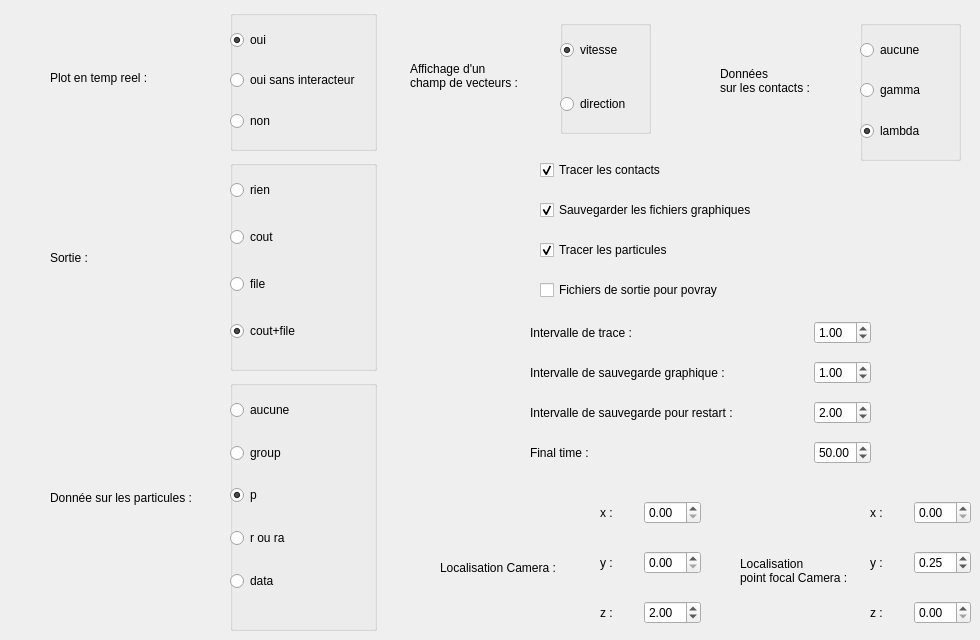
         <widget class="QWidget" name="tab_3">
          <attribute name="title">
           <string>Visualisation</string>
          </attribute>
          <widget class="QLabel" name="label_120">
           <property name="geometry">
            <rect>
             <x>50</x>
             <y>70</y>
             <width>111</width>
             <height>16</height>
            </rect>
           </property>
           <property name="text">
            <string>Plot en temp reel :</string>
           </property>
          </widget>
          <widget class="QGroupBox" name="groupBox_2">
           <property name="geometry">
            <rect>
             <x>230</x>
             <y>10</y>
             <width>147</width>
             <height>141</height>
            </rect>
           </property>
           <property name="title">
            <string/>
           </property>
           <widget class="QWidget" name="layoutWidget_10">
            <property name="geometry">
             <rect>
              <x>0</x>
              <y>20</y>
              <width>147</width>
              <height>101</height>
             </rect>
            </property>
            <layout class="QVBoxLayout" name="verticalLayout_21">
             <item>
              <widget class="QRadioButton" name="VisuPTROui">
               <property name="text">
                <string>oui</string>
               </property>
               <property name="checked">
                <bool>true</bool>
               </property>
              </widget>
             </item>
             <item>
              <spacer name="verticalSpacer_102">
               <property name="orientation">
                <enum>Qt::Vertical</enum>
               </property>
               <property name="sizeHint" stdset="0">
                <size>
                 <width>20</width>
                 <height>40</height>
                </size>
               </property>
              </spacer>
             </item>
             <item>
              <widget class="QRadioButton" name="VisuPTROuiSansInt">
               <property name="text">
                <string>oui sans interacteur</string>
               </property>
              </widget>
             </item>
             <item>
              <spacer name="verticalSpacer_24">
               <property name="orientation">
                <enum>Qt::Vertical</enum>
               </property>
               <property name="sizeHint" stdset="0">
                <size>
                 <width>20</width>
                 <height>40</height>
                </size>
               </property>
              </spacer>
             </item>
             <item>
              <widget class="QRadioButton" name="VisuPTRNon">
               <property name="text">
                <string>non</string>
               </property>
               <property name="checked">
                <bool>false</bool>
               </property>
              </widget>
             </item>
            </layout>
           </widget>
          </widget>
          <widget class="QCheckBox" name="VIsuTP">
           <property name="geometry">
            <rect>
             <x>540</x>
             <y>240</y>
             <width>161</width>
             <height>20</height>
            </rect>
           </property>
           <property name="text">
            <string>Tracer les particules</string>
           </property>
           <property name="checked">
            <bool>true</bool>
           </property>
          </widget>
          <widget class="QCheckBox" name="VisuTC">
           <property name="geometry">
            <rect>
             <x>540</x>
             <y>160</y>
             <width>161</width>
             <height>20</height>
            </rect>
           </property>
           <property name="text">
            <string>Tracer les contacts</string>
           </property>
           <property name="checked">
            <bool>true</bool>
           </property>
          </widget>
          <widget class="QLabel" name="label_124">
           <property name="geometry">
            <rect>
             <x>50</x>
             <y>250</y>
             <width>111</width>
             <height>16</height>
            </rect>
           </property>
           <property name="text">
            <string>Sortie :</string>
           </property>
          </widget>
          <widget class="QGroupBox" name="groupBox_3">
           <property name="geometry">
            <rect>
             <x>230</x>
             <y>160</y>
             <width>147</width>
             <height>211</height>
            </rect>
           </property>
           <property name="title">
            <string/>
           </property>
           <widget class="QWidget" name="layoutWidget_18">
            <property name="geometry">
             <rect>
              <x>0</x>
              <y>20</y>
              <width>147</width>
              <height>161</height>
             </rect>
            </property>
            <layout class="QVBoxLayout" name="verticalLayout_22">
             <item>
              <widget class="QRadioButton" name="VisuSortieRien">
               <property name="text">
                <string>rien</string>
               </property>
               <property name="checked">
                <bool>false</bool>
               </property>
              </widget>
             </item>
             <item>
              <spacer name="verticalSpacer_103">
               <property name="orientation">
                <enum>Qt::Vertical</enum>
               </property>
               <property name="sizeHint" stdset="0">
                <size>
                 <width>20</width>
                 <height>40</height>
                </size>
               </property>
              </spacer>
             </item>
             <item>
              <widget class="QRadioButton" name="VisuSortieCout">
               <property name="text">
                <string>cout</string>
               </property>
              </widget>
             </item>
             <item>
              <spacer name="verticalSpacer_26">
               <property name="orientation">
                <enum>Qt::Vertical</enum>
               </property>
               <property name="sizeHint" stdset="0">
                <size>
                 <width>20</width>
                 <height>40</height>
                </size>
               </property>
              </spacer>
             </item>
             <item>
              <widget class="QRadioButton" name="VisuSortieFile">
               <property name="text">
                <string>file</string>
               </property>
              </widget>
             </item>
             <item>
              <spacer name="verticalSpacer_27">
               <property name="orientation">
                <enum>Qt::Vertical</enum>
               </property>
               <property name="sizeHint" stdset="0">
                <size>
                 <width>20</width>
                 <height>40</height>
                </size>
               </property>
              </spacer>
             </item>
             <item>
              <widget class="QRadioButton" name="VisuSortieCoutfile">
               <property name="text">
                <string>cout+file</string>
               </property>
               <property name="checked">
                <bool>true</bool>
               </property>
              </widget>
             </item>
            </layout>
           </widget>
          </widget>
          <widget class="QLabel" name="label_125">
           <property name="geometry">
            <rect>
             <x>50</x>
             <y>490</y>
             <width>171</width>
             <height>16</height>
            </rect>
           </property>
           <property name="text">
            <string>Donnée sur les particules :</string>
           </property>
          </widget>
          <widget class="QGroupBox" name="groupBox_4">
           <property name="geometry">
            <rect>
             <x>230</x>
             <y>380</y>
             <width>147</width>
             <height>251</height>
            </rect>
           </property>
           <property name="title">
            <string/>
           </property>
           <widget class="QWidget" name="layoutWidget_21">
            <property name="geometry">
             <rect>
              <x>0</x>
              <y>20</y>
              <width>147</width>
              <height>191</height>
             </rect>
            </property>
            <layout class="QVBoxLayout" name="verticalLayout_25">
             <item>
              <widget class="QRadioButton" name="VisuDSPAucune">
               <property name="text">
                <string>aucune</string>
               </property>
               <property name="checked">
                <bool>false</bool>
               </property>
              </widget>
             </item>
             <item>
              <spacer name="verticalSpacer_106">
               <property name="orientation">
                <enum>Qt::Vertical</enum>
               </property>
               <property name="sizeHint" stdset="0">
                <size>
                 <width>20</width>
                 <height>40</height>
                </size>
               </property>
              </spacer>
             </item>
             <item>
              <widget class="QRadioButton" name="VisuDSPGroup">
               <property name="text">
                <string>group</string>
               </property>
              </widget>
             </item>
             <item>
              <spacer name="verticalSpacer_32">
               <property name="orientation">
                <enum>Qt::Vertical</enum>
               </property>
               <property name="sizeHint" stdset="0">
                <size>
                 <width>20</width>
                 <height>40</height>
                </size>
               </property>
              </spacer>
             </item>
             <item>
              <widget class="QRadioButton" name="VisuDSPP">
               <property name="text">
                <string>p</string>
               </property>
               <property name="checked">
                <bool>true</bool>
               </property>
              </widget>
             </item>
             <item>
              <spacer name="verticalSpacer_33">
               <property name="orientation">
                <enum>Qt::Vertical</enum>
               </property>
               <property name="sizeHint" stdset="0">
                <size>
                 <width>20</width>
                 <height>40</height>
                </size>
               </property>
              </spacer>
             </item>
             <item>
              <widget class="QRadioButton" name="VisuDSPRoura">
               <property name="text">
                <string>r ou ra</string>
               </property>
              </widget>
             </item>
             <item>
              <spacer name="verticalSpacer_34">
               <property name="orientation">
                <enum>Qt::Vertical</enum>
               </property>
               <property name="sizeHint" stdset="0">
                <size>
                 <width>20</width>
                 <height>40</height>
                </size>
               </property>
              </spacer>
             </item>
             <item>
              <widget class="QRadioButton" name="VisuDSPData">
               <property name="text">
                <string>data</string>
               </property>
              </widget>
             </item>
            </layout>
           </widget>
          </widget>
          <widget class="QLabel" name="label_126">
           <property name="geometry">
            <rect>
             <x>410</x>
             <y>50</y>
             <width>121</width>
             <height>51</height>
            </rect>
           </property>
           <property name="text">
            <string>Affichage d'un 
champ de vecteurs :</string>
           </property>
          </widget>
          <widget class="QGroupBox" name="groupBox_7">
           <property name="geometry">
            <rect>
             <x>560</x>
             <y>20</y>
             <width>91</width>
             <height>114</height>
            </rect>
           </property>
           <property name="title">
            <string/>
           </property>
           <widget class="QWidget" name="layoutWidget_22">
            <property name="geometry">
             <rect>
              <x>0</x>
              <y>20</y>
              <width>91</width>
              <height>74</height>
             </rect>
            </property>
            <layout class="QVBoxLayout" name="verticalLayout_26">
             <item>
              <widget class="QRadioButton" name="VisuACVVitesse">
               <property name="text">
                <string>vitesse</string>
               </property>
               <property name="checked">
                <bool>true</bool>
               </property>
              </widget>
             </item>
             <item>
              <spacer name="verticalSpacer_35">
               <property name="orientation">
                <enum>Qt::Vertical</enum>
               </property>
               <property name="sizeHint" stdset="0">
                <size>
                 <width>20</width>
                 <height>40</height>
                </size>
               </property>
              </spacer>
             </item>
             <item>
              <widget class="QRadioButton" name="VisuACVDirection">
               <property name="text">
                <string>direction</string>
               </property>
              </widget>
             </item>
            </layout>
           </widget>
          </widget>
          <widget class="QCheckBox" name="VisuSFG">
           <property name="geometry">
            <rect>
             <x>540</x>
             <y>200</y>
             <width>261</width>
             <height>20</height>
            </rect>
           </property>
           <property name="text">
            <string>Sauvegarder les fichiers graphiques</string>
           </property>
           <property name="checked">
            <bool>true</bool>
           </property>
          </widget>
          <widget class="QCheckBox" name="VisuFSP">
           <property name="geometry">
            <rect>
             <x>540</x>
             <y>280</y>
             <width>251</width>
             <height>20</height>
            </rect>
           </property>
           <property name="text">
            <string>Fichiers de sortie pour povray</string>
           </property>
           <property name="checked">
            <bool>false</bool>
           </property>
          </widget>
          <widget class="QLabel" name="label_127">
           <property name="geometry">
            <rect>
             <x>440</x>
             <y>560</y>
             <width>151</width>
             <height>16</height>
            </rect>
           </property>
           <property name="text">
            <string>Localisation Camera :</string>
           </property>
          </widget>
          <widget class="QWidget" name="layoutWidget_11">
           <property name="geometry">
            <rect>
             <x>600</x>
             <y>500</y>
             <width>101</width>
             <height>25</height>
            </rect>
           </property>
           <layout class="QHBoxLayout" name="horizontalLayout_29">
            <item>
             <widget class="QLabel" name="label_9">
              <property name="text">
               <string>x :</string>
              </property>
             </widget>
            </item>
            <item>
             <widget class="QDoubleSpinBox" name="VisuLCX"/>
            </item>
           </layout>
          </widget>
          <widget class="QWidget" name="layoutWidget_23">
           <property name="geometry">
            <rect>
             <x>600</x>
             <y>550</y>
             <width>101</width>
             <height>25</height>
            </rect>
           </property>
           <layout class="QHBoxLayout" name="horizontalLayout_30">
            <item>
             <widget class="QLabel" name="label_10">
              <property name="text">
               <string>y :</string>
              </property>
             </widget>
            </item>
            <item>
             <widget class="QDoubleSpinBox" name="VisuLCY"/>
            </item>
           </layout>
          </widget>
          <widget class="QWidget" name="layoutWidget_24">
           <property name="geometry">
            <rect>
             <x>600</x>
             <y>600</y>
             <width>101</width>
             <height>25</height>
            </rect>
           </property>
           <layout class="QHBoxLayout" name="horizontalLayout_31">
            <item>
             <widget class="QLabel" name="label_11">
              <property name="text">
               <string>z :</string>
              </property>
             </widget>
            </item>
            <item>
             <widget class="QDoubleSpinBox" name="VisuLCZ">
              <property name="value">
               <double>2.000000000000000</double>
              </property>
             </widget>
            </item>
           </layout>
          </widget>
          <widget class="QLabel" name="label_128">
           <property name="geometry">
            <rect>
             <x>740</x>
             <y>550</y>
             <width>121</width>
             <height>41</height>
            </rect>
           </property>
           <property name="text">
            <string>Localisation 
point focal Camera :</string>
           </property>
          </widget>
          <widget class="QWidget" name="layoutWidget_25">
           <property name="geometry">
            <rect>
             <x>870</x>
             <y>500</y>
             <width>101</width>
             <height>25</height>
            </rect>
           </property>
           <layout class="QHBoxLayout" name="horizontalLayout_32">
            <item>
             <widget class="QLabel" name="label_12">
              <property name="text">
               <string>x :</string>
              </property>
             </widget>
            </item>
            <item>
             <widget class="QDoubleSpinBox" name="VisuLPFCX"/>
            </item>
           </layout>
          </widget>
          <widget class="QWidget" name="layoutWidget_26">
           <property name="geometry">
            <rect>
             <x>870</x>
             <y>550</y>
             <width>101</width>
             <height>25</height>
            </rect>
           </property>
           <layout class="QHBoxLayout" name="horizontalLayout_33">
            <item>
             <widget class="QLabel" name="label_13">
              <property name="text">
               <string>y :</string>
              </property>
             </widget>
            </item>
            <item>
             <widget class="QDoubleSpinBox" name="VisuLPFCY">
              <property name="value">
               <double>0.250000000000000</double>
              </property>
             </widget>
            </item>
           </layout>
          </widget>
          <widget class="QWidget" name="layoutWidget_27">
           <property name="geometry">
            <rect>
             <x>870</x>
             <y>600</y>
             <width>101</width>
             <height>25</height>
            </rect>
           </property>
           <layout class="QHBoxLayout" name="horizontalLayout_34">
            <item>
             <widget class="QLabel" name="label_14">
              <property name="text">
               <string>z :</string>
              </property>
             </widget>
            </item>
            <item>
             <widget class="QDoubleSpinBox" name="VisuLPFCZ"/>
            </item>
           </layout>
          </widget>
          <widget class="QLabel" name="label_15">
           <property name="geometry">
            <rect>
             <x>720</x>
             <y>60</y>
             <width>111</width>
             <height>41</height>
            </rect>
           </property>
           <property name="text">
            <string>Données 
sur les contacts :</string>
           </property>
          </widget>
          <widget class="QGroupBox" name="groupBox_8">
           <property name="geometry">
            <rect>
             <x>860</x>
             <y>20</y>
             <width>101</width>
             <height>141</height>
            </rect>
           </property>
           <property name="title">
            <string/>
           </property>
           <widget class="QWidget" name="layoutWidget_28">
            <property name="geometry">
             <rect>
              <x>0</x>
              <y>20</y>
              <width>101</width>
              <height>101</height>
             </rect>
            </property>
            <layout class="QVBoxLayout" name="verticalLayout_27">
             <item>
              <widget class="QRadioButton" name="VisuDSCAucune">
               <property name="text">
                <string>aucune</string>
               </property>
               <property name="checked">
                <bool>false</bool>
               </property>
              </widget>
             </item>
             <item>
              <spacer name="verticalSpacer_107">
               <property name="orientation">
                <enum>Qt::Vertical</enum>
               </property>
               <property name="sizeHint" stdset="0">
                <size>
                 <width>20</width>
                 <height>40</height>
                </size>
               </property>
              </spacer>
             </item>
             <item>
              <widget class="QRadioButton" name="VisuDSCGamma">
               <property name="text">
                <string>gamma</string>
               </property>
              </widget>
             </item>
             <item>
              <spacer name="verticalSpacer_36">
               <property name="orientation">
                <enum>Qt::Vertical</enum>
               </property>
               <property name="sizeHint" stdset="0">
                <size>
                 <width>20</width>
                 <height>40</height>
                </size>
               </property>
              </spacer>
             </item>
             <item>
              <widget class="QRadioButton" name="VisuDSCLambda">
               <property name="text">
                <string>lambda</string>
               </property>
               <property name="checked">
                <bool>true</bool>
               </property>
              </widget>
             </item>
            </layout>
           </widget>
          </widget>
          <widget class="QWidget" name="layoutWidget_184">
           <property name="geometry">
            <rect>
             <x>530</x>
             <y>440</y>
             <width>341</width>
             <height>25</height>
            </rect>
           </property>
           <layout class="QHBoxLayout" name="horizontalLayout_182">
            <item>
             <widget class="QLabel" name="label_182">
              <property name="enabled">
               <bool>true</bool>
              </property>
              <property name="text">
               <string>Final time :</string>
              </property>
             </widget>
            </item>
            <item>
             <spacer name="horizontalSpacer_6">
              <property name="orientation">
               <enum>Qt::Horizontal</enum>
              </property>
              <property name="sizeHint" stdset="0">
               <size>
                <width>40</width>
                <height>20</height>
               </size>
              </property>
             </spacer>
            </item>
            <item>
             <widget class="QDoubleSpinBox" name="ParamFinalTime">
              <property name="enabled">
               <bool>true</bool>
              </property>
              <property name="value">
               <double>50.000000000000000</double>
              </property>
             </widget>
            </item>
           </layout>
          </widget>
          <widget class="QWidget" name="layoutWidget">
           <property name="geometry">
            <rect>
             <x>530</x>
             <y>400</y>
             <width>341</width>
             <height>25</height>
            </rect>
           </property>
           <layout class="QHBoxLayout" name="horizontalLayout_22">
            <item>
             <widget class="QLabel" name="label_6">
              <property name="text">
               <string>Intervalle de sauvegarde pour restart :</string>
              </property>
             </widget>
            </item>
            <item>
             <spacer name="horizontalSpacer_5">
              <property name="orientation">
               <enum>Qt::Horizontal</enum>
              </property>
              <property name="sizeHint" stdset="0">
               <size>
                <width>40</width>
                <height>20</height>
               </size>
              </property>
             </spacer>
            </item>
            <item>
             <widget class="QDoubleSpinBox" name="VisuSaverestart">
              <property name="value">
               <double>2.000000000000000</double>
              </property>
             </widget>
            </item>
           </layout>
          </widget>
          <widget class="QWidget" name="layoutWidget">
           <property name="geometry">
            <rect>
             <x>530</x>
             <y>360</y>
             <width>341</width>
             <height>25</height>
            </rect>
           </property>
           <layout class="QHBoxLayout" name="horizontalLayout_21">
            <item>
             <widget class="QLabel" name="label_5">
              <property name="text">
               <string>Intervalle de sauvegarde graphique :</string>
              </property>
             </widget>
            </item>
            <item>
             <spacer name="horizontalSpacer_4">
              <property name="orientation">
               <enum>Qt::Horizontal</enum>
              </property>
              <property name="sizeHint" stdset="0">
               <size>
                <width>40</width>
                <height>20</height>
               </size>
              </property>
             </spacer>
            </item>
            <item>
             <widget class="QDoubleSpinBox" name="VisuSavegraph">
              <property name="value">
               <double>1.000000000000000</double>
              </property>
             </widget>
            </item>
           </layout>
          </widget>
          <widget class="QWidget" name="layoutWidget">
           <property name="geometry">
            <rect>
             <x>530</x>
             <y>320</y>
             <width>341</width>
             <height>25</height>
            </rect>
           </property>
           <layout class="QHBoxLayout" name="horizontalLayout_14">
            <item>
             <widget class="QLabel" name="label_4">
              <property name="text">
               <string>Intervalle de trace :</string>
              </property>
             </widget>
            </item>
            <item>
             <spacer name="horizontalSpacer_2">
              <property name="orientation">
               <enum>Qt::Horizontal</enum>
              </property>
              <property name="sizeHint" stdset="0">
               <size>
                <width>40</width>
                <height>20</height>
               </size>
              </property>
             </spacer>
            </item>
            <item>
             <widget class="QDoubleSpinBox" name="VisuIntervalletrace">
              <property name="value">
               <double>1.000000000000000</double>
              </property>
             </widget>
            </item>
           </layout>
          </widget>
          <zorder>layoutWidget</zorder>
          <zorder>layoutWidget</zorder>
          <zorder>layoutWidget</zorder>
          <zorder>label_120</zorder>
          <zorder>groupBox_2</zorder>
          <zorder>VIsuTP</zorder>
          <zorder>VisuTC</zorder>
          <zorder>label_124</zorder>
          <zorder>groupBox_3</zorder>
          <zorder>label_125</zorder>
          <zorder>groupBox_4</zorder>
          <zorder>label_126</zorder>
          <zorder>groupBox_7</zorder>
          <zorder>VisuSFG</zorder>
          <zorder>VisuFSP</zorder>
          <zorder>label_127</zorder>
          <zorder>layoutWidget_11</zorder>
          <zorder>layoutWidget_23</zorder>
          <zorder>layoutWidget_24</zorder>
          <zorder>label_128</zorder>
          <zorder>layoutWidget_25</zorder>
          <zorder>layoutWidget_26</zorder>
          <zorder>layoutWidget_27</zorder>
          <zorder>label_15</zorder>
          <zorder>groupBox_8</zorder>
          <zorder>layoutWidget_184</zorder>
         </widget>
